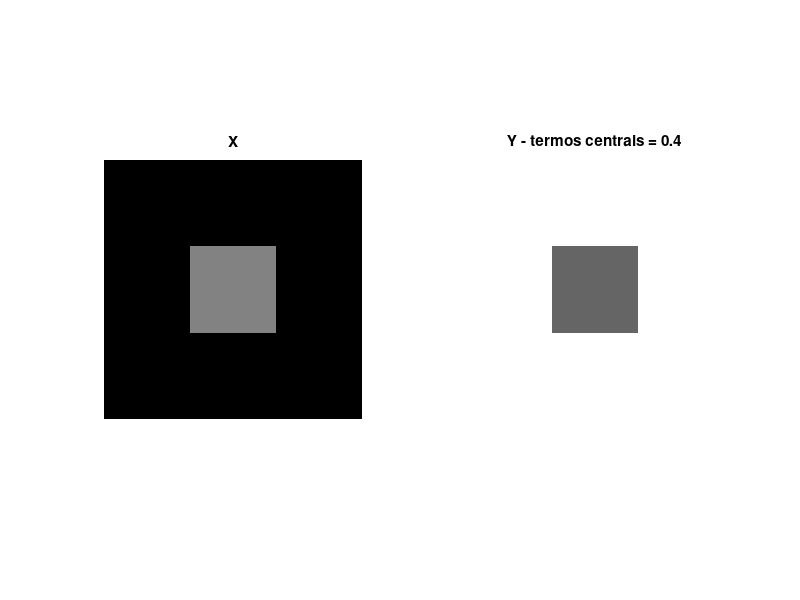
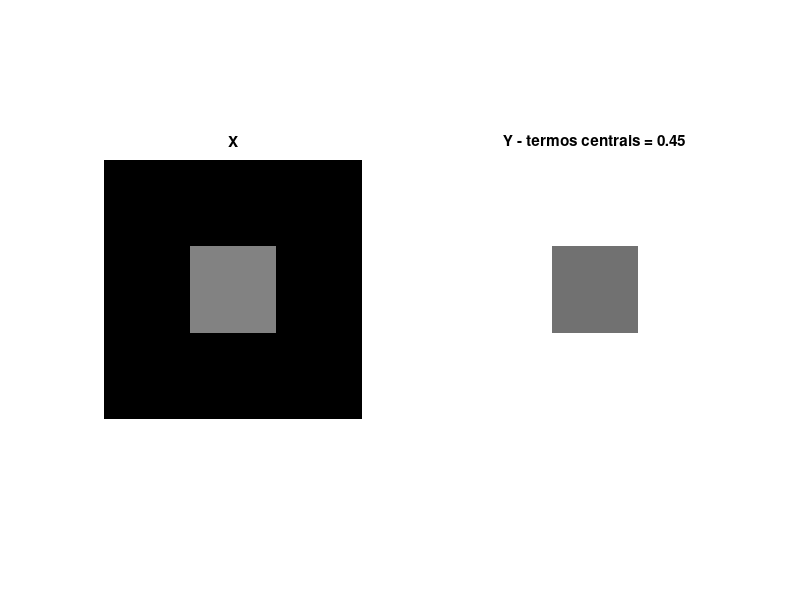
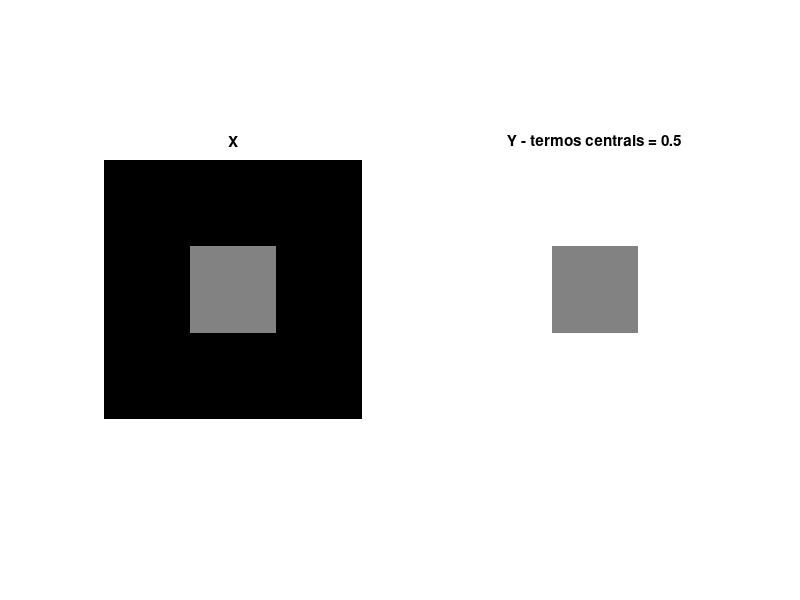
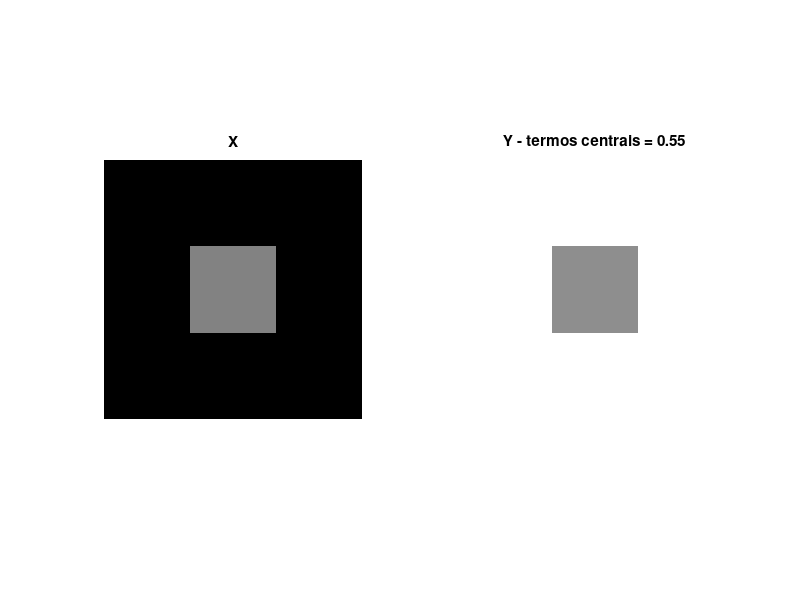

MATLAB code for these plots, in order: (Note: this script raises an error after producing the figures.)
% Processamento Digital de Imagens
% Matheus Araújo Marins

close all; clear all; clc;
%% Exercício I.1

X = zeros(6);
X(3:4,3:4) = .5*ones(2);

Y = ones(6);
y_centers = [0.4, 0.45, 0.5, 0.55, 0.6];

for i = y_centers
    
    Y(3:4,3:4) = i*ones(2);
    
    figure;

    subplot(1,2,1);
    imshow(X); colormap(gray);
    title(['X']);
    
    subplot(1,2,2);
    imshow(Y); colormap(gray);
    title(['Y - termos centrais = ', num2str(i)]);
    
    set(gcf,'units','points','position',[0,0,700,300])
    pause;
    
end

echo on;
% =======================================================================
%                           Exercício I.1
% =======================================================================
%
%
%
echo off;
pause; close all;


cont_sim2;
checkershadow;

imtool; close all;


%% Exercício I.2 - A

gray_min = 0;
gray_max = 1;
img_size = 256;
nb_columns = 7;

values = gray_min:(gray_max - gray_min)/(nb_columns - 1):gray_max;

img = kron(values, ones(img_size, ceil(img_size/nb_columns)));
img = img(:, 1:img_size);

figure;

imshow(img); colormap(gray);
title(['Total de colunas = ', num2str(nb_columns)]);

set(gcf,'units','points','position',[0,0,300,300])

echo on;
% =======================================================================
%                           Exercício I.2 - A
% =======================================================================
%
%
%
echo off;
pause; close all;
%% Exercício I.2 - A

gray_min = 0;
gray_max = 1;
img_size = 256;
nb_columns = 7;

values = gray_min:(gray_max - gray_min)/(nb_columns - 1):gray_max;

img = kron(values, ones(img_size, ceil(img_size/nb_columns)));
img = img(:, 1:img_size);

figure;

imshow(img); colormap(gray);
title(['Total de colunas = ', num2str(nb_columns)]);

set(gcf,'units','points','position',[0,0,300,300])

echo on;
% =======================================================================
%                           Exercício I.2 - A
% =======================================================================
%
%
%
echo off;
pause; close all;

%% Exercício I.2 - B

gray_min = 141;
gray_max = 164;
img_size = 128;
nb_columns = 128;

values = gray_max:-(gray_max - gray_min)/(nb_columns - 1):gray_min;

img = kron(values, ones(img_size, ceil(img_size/nb_columns)));
img = img(:, 1:img_size);

figure;

imshow(img/255); colormap(gray);
title(['Total de colunas = ', num2str(nb_columns)]);

set(gcf,'units','points','position',[0,0,300,300])

echo on;
% =======================================================================
%                           Exercício I.2 - B
% =======================================================================
%
%
%
echo off;
pause; close all;

%% Exercício I.2 - C

gray_min = 0;
gray_max = 255;
img_size = 256;
nb_columns = 16;

values = gray_min:(gray_max - gray_min)/(nb_columns - 1):gray_max;

img = kron(values, ones(img_size/2, ceil(img_size/(2*nb_columns))));
img = min(img, img');

img = [img, flip(img,2); flip(img, 1), flip(flip(img,2),1)];

figure;

imshow(img/255); colormap(gray);

set(gcf,'units','points','position',[0,0,300,300])

echo on;
% =======================================================================
%                           Exercício I.2 - C
% =======================================================================
%
%
%
echo off;
pause; close all;

%% Exercício I.3 - A

M = 400;
beta = 0.6;

[X,Y] = meshgrid(1:M, 1:M);

func = @(M, beta) 256.^(-(M-Y)/(M-1)).*...
                cos((M-1)*beta*pi/log(49*beta)*(49*beta).^(-(M-X)/(M-1)));

imshow(func(M, beta));
echo on;
% =======================================================================
%                           Exercício I.3 - A
% =======================================================================
%
%
%
echo off;
pause; close all;
%% Exercício I.3 - B
echo on;
% =======================================================================
%                           Exercício I.3 - B
% =======================================================================
%
%
%
echo off;
pause; close all;
%% Exercício I.3 - C

M = 400;
beta = 0.6;

freq = @(M, beta, n) (M-1)*beta*(49*beta).^(-(M-n)/(M-1))/(2*log(49*beta));

disp(['Frequência para n = 1: ',num2str(freq(M,beta, 1))])
disp(['Frequência para n = M: ',num2str(freq(M,beta, M))])
echo on;
% =======================================================================
%                           Exercício I.3 - C
% =======================================================================
%
%
%
echo off;
pause; close all;


%% Exercício I.3 - D
echo on;
% =======================================================================
%                           Exercício I.3 - D
% =======================================================================
%
%
%
echo off;
pause; close all;

%% Exercício I.3 - E

M = 400;
beta = [1, 2];

[X,Y] = meshgrid(1:M, 1:M);

func = @(M, beta) 256.^(-(M-Y)/(M-1)).*...
                cos((M-1)*beta*pi/log(49*beta)*(49*beta).^(-(M-X)/(M-1)));

for b = beta
    
    figure;
    imshow(func(M, b));
    title(['$\beta = $', num2str(b)], 'interpreter', 'latex');
    
    set(gcf,'units','points','position',[0,0,300,300])
    pause;
    
end
echo on;
% =======================================================================
%                           Exercício I.3 - E
% =======================================================================
%
%
%
echo off;
pause; close all;

%% Exercício I.4

msize = 14;
fsize = 2*msize*msize;

A = ones(fsize,1);
b0 = zeros(1,msize);
b1 = ones(1,msize);
c = zeros(1,fsize);

B = kron(b1,[b0,b1]);

X = A*B/2;

for i=1:msize
    c(2*msize*(i-1)+i) = 1;
end

y = 1:fsize;
z = exp(-(log(256)/(2.5*fsize))*(fsize-y));
Y = z'*c;
Z = X+Y;

imshow(Z);

echo on;
% =======================================================================
%                           Exercício I.4
% =======================================================================
%
%
%
echo off;
pause; close all;

%% Exercício II.1


k_r = 0.2999; k_g = 0.587; k_b = 0.114;
img_size = 401;

Y = [0.1, 0.2, 0.3, 0.5, 0.7, 0.8];

for y = Y
    aux = max(2*y - 1, 0);

    B_min = aux;
    B_max = 2*y - B_min;

    R_min = B_min;
    R_max = B_max;

    [B,R] = meshgrid(linspace(R_min, R_max, img_size),...
                     linspace(B_min, B_max, img_size));

    G = (y - k_r*R - k_b*B)/k_g;

    figure;
    img = cat(3, R, G, B);
    imshow(img)
    pause;
end

echo on;
% =======================================================================
%                           Exercício II.1
% =======================================================================
%
%
%
echo off;
pause; close all;

%% Exercício II.2

img = imread('');